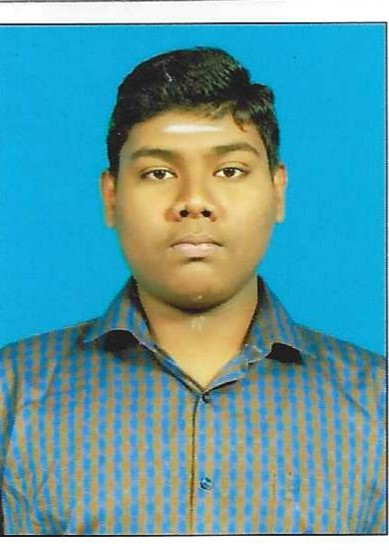
//> input picture Bhuvanesh/cpp_assignments/opencv-operations/input.jpg, 389 x 550 px
$ ./mains   (built with g++ and OpenCV 4)
//> lines starting //> are read from the running program, lines starting //| are printed output that depends on the picture
#include <iostream>
#include <opencv2/opencv.hpp>

using namespace std;
using namespace cv;

class mains{
    public:
        void convertToGrayscale(const Mat& inputImage, Mat& grayImage) {
            int width = inputImage.cols;
            int height = inputImage.rows;
            int channels = inputImage.channels();

            grayImage = Mat(height, width, CV_8UC1);

            uchar* inputPtr = inputImage.data;
            uchar* outputPtr = grayImage.data;

            for (int i = 0; i < height; i++) {
                for (int j = 0; j < width; j++) {
                    int index = (i * width + j) * channels;

                    uchar blue = inputPtr[index];
                    uchar green = inputPtr[index + 1];
                    uchar red = inputPtr[index + 2];

                    outputPtr[i * width + j] = static_cast<uchar>(0.299 * red + 0.587 * green + 0.114 * blue);
                }
            }
        }
        void flipImageHorizontal(const Mat& inputImage, Mat& flippedImage) {
            int width = inputImage.cols;
            int height = inputImage.rows;
            int channels = inputImage.channels();

            flippedImage = Mat(height, width, inputImage.type());

            uchar* inputPtr = inputImage.data;
            uchar* outputPtr = flippedImage.data;

            for (int i = 0; i < height; i++) {
                for (int j = 0; j < width; j++) {
                    int inputIndex = (i * width + j) * channels;
                    int outputIndex = (i * width + (width - j - 1)) * channels;

                    for (int k = 0; k < channels; k++) {
                        outputPtr[outputIndex + k] = inputPtr[inputIndex + k];
                    }
                }
            }
        }
        void applyBlur(const Mat& inputImage, Mat& blurredImage, int kernelSize) {
            int width = inputImage.cols;
            int height = inputImage.rows;
            int channels = inputImage.channels();

            blurredImage = Mat::zeros(height, width, inputImage.type());

            uchar* inputPtr = inputImage.data;
            uchar* outputPtr = blurredImage.data;

            int radius = kernelSize / 2;

            for (int i = 0; i < height; i++) {
                for (int j = 0; j < width; j++) {
                    for (int k = 0; k < channels; k++) {
                        int sum = 0;
                        int count = 0;

                        for (int m = -radius; m <= radius; m++) {
                            for (int n = -radius; n <= radius; n++) {
                                int neighbor_i = i + m;
                                int neighbor_j = j + n;

                                if (neighbor_i >= 0 && neighbor_i < height && neighbor_j >= 0 && neighbor_j < width) {
                                    int index = (neighbor_i * width + neighbor_j) * channels + k;
                                    sum += inputPtr[index];
                                    count++;
                                }
                            }
                        }

                        int outputIndex = (i * width + j) * channels + k;
                        outputPtr[outputIndex] = static_cast<uchar>(sum / count);
                    }
                }
            }
        }
        void increaseBrightness(const Mat& inputImage, Mat& brightImage, int brightnessValue) {

            int width = inputImage.cols;
            int height = inputImage.rows;
            int channels = inputImage.channels();

            brightImage = Mat(height, width, inputImage.type()); // keeping the same type as input image

            uchar* inputPtr = inputImage.data;
            uchar* outputPtr = brightImage.data;

            for (int i = 0; i < height; i++) {
                for (int j = 0; j < width; j++) {
                    int index = (i * width + j) * channels;

                    for (int c = 0; c < channels; c++) {
                        int val = inputPtr[index + c] + brightnessValue;
                        outputPtr[index + c] = static_cast<uchar>((val > 255) ? 255 : ((val < 0) ? 0 : val)); // handling both upper and lower bounds
                    }
                }
            }
        }
        void resizeImage(const Mat& inputImage, Mat& resizedImage, int newWidth, int newHeight) {
            int originalWidth = inputImage.cols;
            int originalHeight = inputImage.rows;
            int channels = inputImage.channels();

            // Create a new Mat to store the resized image
            resizedImage = Mat(newHeight, newWidth, inputImage.type());

            float x_ratio = static_cast<float>(originalWidth) / newWidth;
            float y_ratio = static_cast<float>(originalHeight) / newHeight;

            uchar* inputPtr = inputImage.data;
            uchar* outputPtr = resizedImage.data;

            // Resize using nearest-neighbor interpolation
            for (int i = 0; i < newHeight; i++) {
                for (int j = 0; j < newWidth; j++) {
                    int x = static_cast<int>(j * x_ratio);  // Find the corresponding x in the original image
                    int y = static_cast<int>(i * y_ratio);  // Find the corresponding y in the original image

                    int originalIndex = (y * originalWidth + x) * channels;
                    int newIndex = (i * newWidth + j) * channels;

                    // Copy pixel data from original image to resized image
                    for (int c = 0; c < channels; c++) {
                        outputPtr[newIndex + c] = inputPtr[originalIndex + c];
                    }
                }
            }
        }
};

int main(){

     string inputFilename = "D:/opencv-operations/input.jpg";
    Mat inputImage = imread(inputFilename, IMREAD_COLOR);
//> inputImage is the input picture: 550 rows x 389 cols, CV_8UC3; mean B, G, R 163.8, 156.3, 95.4
    int height,width,brightness;
    cout<<"Enter the height and width of the image to be resized and brightness one by one"<<endl;
    cin>>height>>width>>brightness;
//> the answer given: 100 100 30

    if (inputImage.empty()) {
        cerr << "Error: Could not open or find the image!" << endl;
        return -1;
    }

    cout << "Successfully read the image: " << inputFilename << endl;

    Mat grayImage,flipImage,blurImage,brightimage,resizeimage;

    mains obj;

    obj.convertToGrayscale(inputImage, grayImage);
//> after the loop in convertToGrayscale, `for (int i = 0; i < height; i++)`:
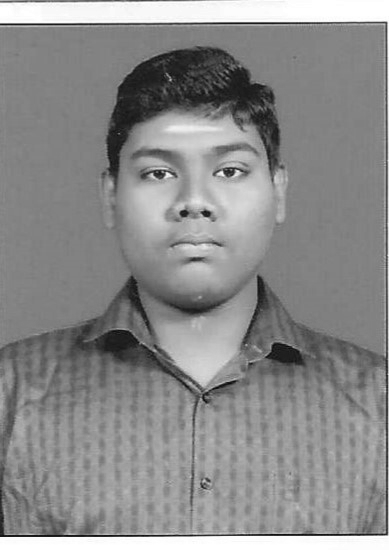
//> grayImage: 550 rows x 389 cols, CV_8UC1; min 11, max 255, mean 138.4
    obj.flipImageHorizontal(inputImage, flipImage);
//> after the loop in flipImageHorizontal, `for (int i = 0; i < height; i++)`:
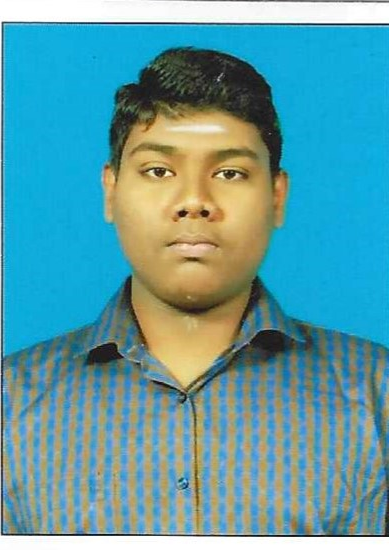
//> flippedImage: 550 rows x 389 cols, CV_8UC3; mean B, G, R 163.8, 156.3, 95.4
    obj.applyBlur(inputImage,blurImage,10);
//> after the loop in applyBlur, `for (int i = 0; i < height; i++)`:
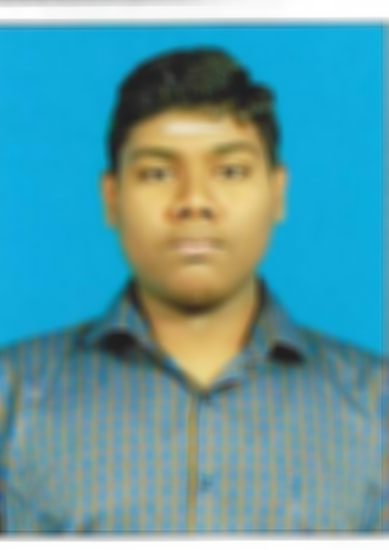
//> blurredImage: 550 rows x 389 cols, CV_8UC3; mean B, G, R 163.4, 155.8, 94.9
    obj.increaseBrightness(inputImage,brightimage,brightness);
//> after the loop in increaseBrightness, `for (int i = 0; i < height; i++)`:
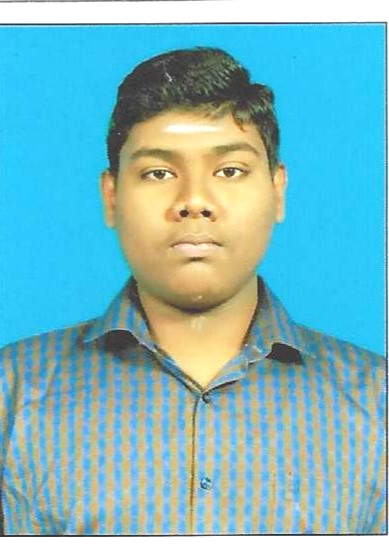
//> brightImage: 550 rows x 389 cols, CV_8UC3; mean B, G, R 192.1, 184.6, 123.6
    obj.resizeImage(inputImage,resizeimage,width,height);
//> after the loop in resizeImage, `for (int i = 0; i < newHeight; i++)`:
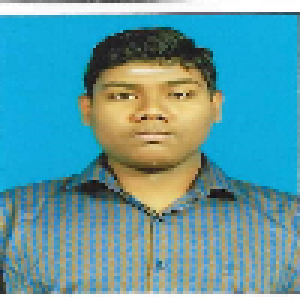
//> resizedImage: 100 rows x 100 cols, CV_8UC3 (shown 3 times larger); mean B, G, R 163.7, 156, 94.8
    string outputFilename = "D:/opencv-operations/output_gray.jpg";
    imwrite(outputFilename, grayImage);
    cout << "Grayscale image saved as: " << outputFilename << endl;

    outputFilename = "D:/opencv-operations/output_flip.jpg";
    imwrite(outputFilename, flipImage);
    cout << "Horizontal Flip image saved as: " << outputFilename << endl;

    outputFilename = "D:/opencv-operations/output_blur.jpg";
    imwrite(outputFilename, blurImage);
    cout << "The blurred image saved as: " << outputFilename << endl;

    outputFilename = "D:/opencv-operations/output_brightness.jpg";
    imwrite(outputFilename, brightimage);
    cout << "The brightened image saved as: " << outputFilename << endl;

    outputFilename = "D:/opencv-operations/output_resize.jpg";
    imwrite(outputFilename, resizeimage);
    cout << "The resized image saved as: " << outputFilename << endl;


    return 0;


}
